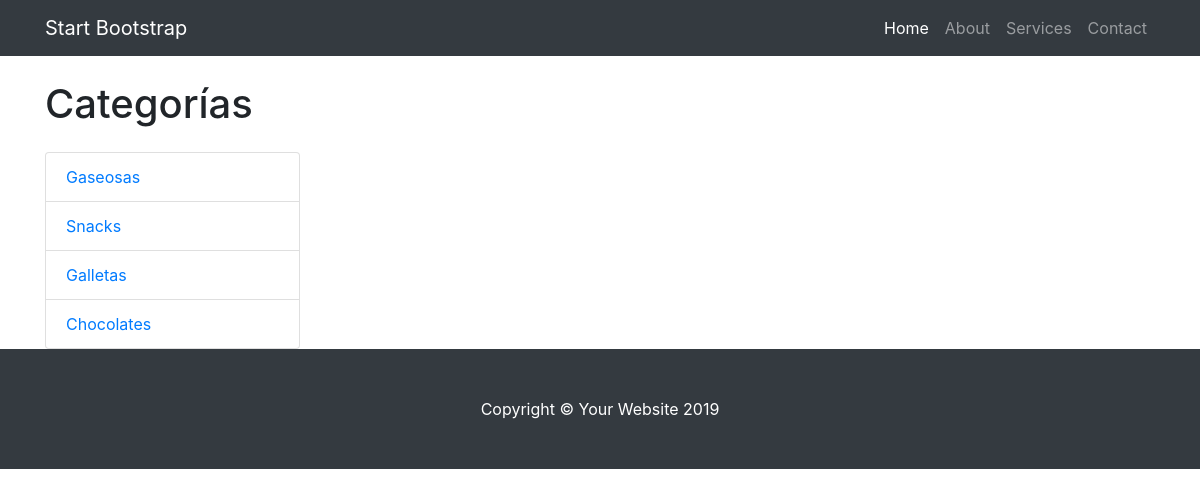
/tienda/producto/2/, run on the app's committed database.
### tienda/models.py (models this page shows, shortened)
class Categoria(models.Model):
    nombre = models.CharField(max_length=200)
    pub_date = models.DateTimeField('fecha de registro',auto_now=True)

### tienda/views.py (the view)
# urls.py: path('producto/<int:producto_id>/',views.producto, name='producto'),
def producto (request,producto_id):
    categorias = Categoria.objects.all()  # Cargar las categorías para el menú lateral
    context = {'producto': producto, 'categorias': categorias}
    return render(request, 'producto.html', context)

### tienda/templates/producto.html (shortened to what this page needs)
{% extends "layout.html"%}

### tienda/templates/layout.html (shortened to what this page needs)
{% load static %}
<!DOCTYPE html>
<html lang="en">
  <head>
    <link href="{% static 'vendor/bootstrap/css/bootstrap.min.css' %}" rel="stylesheet">
    <link href="{% static 'css/shop.css' %}" rel="stylesheet">
  </head>
  <body>
    <nav class="navbar navbar-expand-lg navbar-dark bg-dark fixed-top">
      <div class="container">
        <a class="navbar-brand" href="#">Start Bootstrap</a>
        <div class="collapse navbar-collapse" id="navbarResponsive">
          <ul class="navbar-nav ml-auto">
            <li class="nav-item active">
              <a class="nav-link" href="{% url 'tienda:index' %}">Home
              </a>
            </li>
            <li class="nav-item">
              <a class="nav-link" href="#">About</a>
            </li>
            <li class="nav-item">
              <a class="nav-link" href="#">Services</a>
            </li>
            <li class="nav-item">
              <a class="nav-link" href="#">Contact</a>
            </li>
          </ul>
        </div>
      </div>
    </nav>
    <div class="container">
      <div class="row">
        <div class="col-lg-3">
            <h1 class="my-4">Categorías</h1>
            <div class="list-group">
              {% for categoria in categorias %}
              <a href="{% url 'tienda:productos_por_categoria' categoria.id %}" class="list-group-item">{{ categoria.nombre }}</a>
              {% endfor %}
            </div>
          </div>
        <div class="col-lg-9">
        </div>
      </div>
    </div>
    <footer class="py-5 bg-dark">
      <div class="container">
        <p class="m-0 text-center text-white">Copyright &copy; Your Website 2019</p>
      </div>
    </footer>
  </body>
</html>

### tienda/static/css/shop.css (style rules this page uses)
body { padding-top: 54px; }
@media (min-width: 992px) { body { padding-top: 56px; } }

### data on the page
Categoria: nombre "Gaseosas"
Categoria: nombre "Snacks"
Categoria: nombre "Galletas"
Categoria: nombre "Chocolates"
